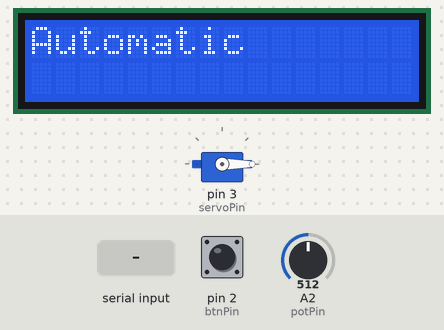
This sketch was run on a simulated Arduino Uno, built with avr-gcc and run on an emulated ATmega328P. Parts: servo, 16×2 character LCD. Inputs (shaded band) come from the test bench; at power-on: pin 2 (btnPin) HIGH, A2 (potPin) = 512. What the sketch prints to the serial monitor is not drawn.

Above: at 1.3 s.
1.4 s: pin 2 (btnPin) pulled LOW for 0.15 s
At 2.4 s:
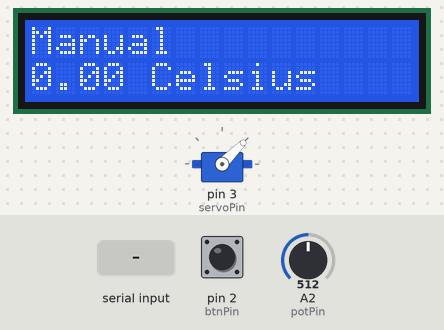
3.0 s: "temp:150\n" received over Serial
At 4.2 s:
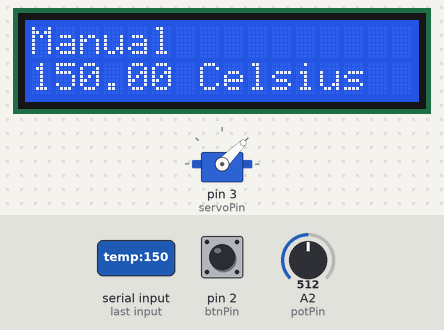
6.0 s: A2 (potPin) set to 716
At 7.2 s:
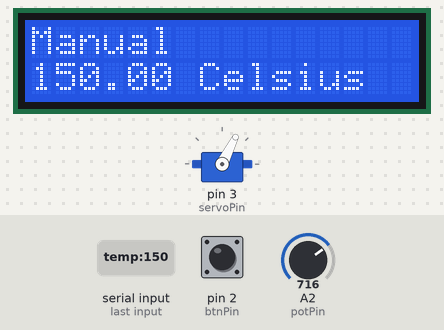
7.5 s: A2 (potPin) set to 1023
At 8.5 s:
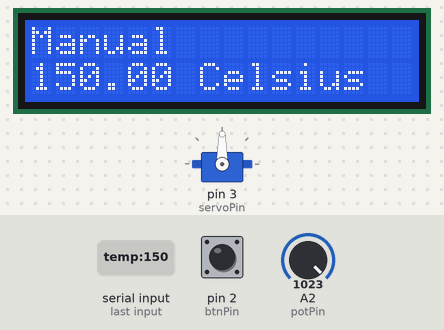
9.0 s: A2 (potPin) set to 306
At 9.6 s:
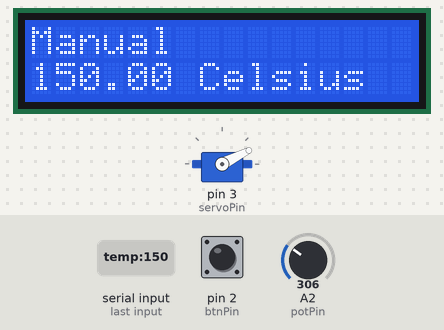
10.5 s: pin 2 (btnPin) pulled LOW for 1 s
At 10.54 s:
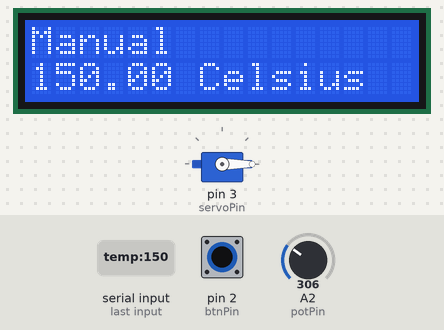
Timing chart, 0 to 13.5 s (numbered marks = the images above; inputs shaded):
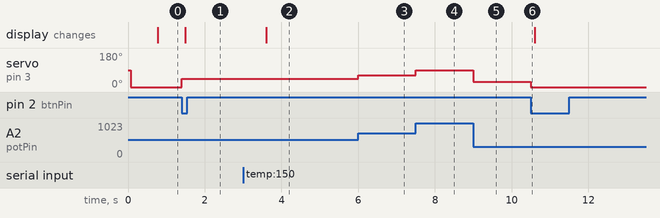

The sketch:

progettoIOT3.ino
```cpp
#include <Servo.h>
#include <Wire.h>
#include <LiquidCrystal_I2C.h>

LiquidCrystal_I2C lcd(0x27, 16, 2);  // 0x27 is a common address for many I2C LCDs
Servo myServo;

const int servoPin = 3;
const int btnPin = 2;
const int potPin = A2;
const double maxAngle = 90.0;
int prevBtn = 0;
int currentBtn = 0;
int mode = -1;
int prevMode = -1;

int reqWindow = 0;
double temp = 0.0;

const int BUFFER_SIZE = 50; // Define max buffer size
char serialData[BUFFER_SIZE]; // Buffer to store incoming data
int index = 0;

const long delayTime = 700;
long timeStamp = 0;

//if you use the serial monitor to send the numerical value, be sure to select no line ending,since the terminator
//is considered a char and Serial available will be on for 2 times, and the second time an integer is read, it will return 0
//since no number has been found, hence the servo will go back to 0
void setup() {
  Serial.begin(9600);
  pinMode(btnPin,INPUT_PULLUP);
  pinMode(potPin,INPUT);
  pinMode(servoPin,OUTPUT);
  myServo.attach(servoPin);
  lcd.init();    // Set the LCD dimensions (16 columns, 2 rows)
  resetScreen();
  timeStamp=millis();
}

void loop() {
  currentBtn = digitalRead(btnPin);

  if(prevBtn == 1 && currentBtn == 0){
    mode = mode * -1;
  }

  if (prevMode != mode) {
    Serial.print("mode:");
    Serial.println(mode);
  }

  if (Serial.available()) {
    // Read incoming serial data
    Serial.readBytesUntil('\n', serialData, BUFFER_SIZE - 1);
    serialData[strlen(serialData)] = '\0';  // Null-terminate

    // Use strtok() to split "variable:value"
    char *varName = strtok(serialData, ":");
    char *valueStr = strtok(NULL, ":");

    if (varName != NULL && valueStr != NULL) {
        if (strcmp(varName, "temp") == 0) {
            temp = atof(valueStr);
            //Serial.println("temp received: ");
            //Serial.println(temp);
        } else if (strcmp(varName, "win") == 0) {
            reqWindow = atoi(valueStr);
            //Serial.println("window received: ");
            //Serial.println(reqWindow);
        } else {
            Serial.println("Unknown variable");
            Serial.println(serialData);
        }
    } else {
        Serial.println("Invalid format!");
    }
  }

  if(mode == 1){
    myServo.write((maxAngle/1020.0)*analogRead(potPin));

    if(millis() - timeStamp > delayTime ) {
      timeStamp = millis();
      resetScreen();
      lcd.setCursor(0, 0);
      lcd.print("Manual");
      lcd.setCursor(0, 1);
      lcd.print(temp);
      lcd.print(" Celsius");
    }
  } else {
    int angle = (int)((maxAngle/100.0)*(reqWindow));
    myServo.write(LimitNum(maxAngle,0,angle));

    if(millis() - timeStamp > delayTime ) {
      timeStamp = millis();
      resetScreen();
      lcd.setCursor(0, 0);
      lcd.print("Automatic");
    }
  }

  prevBtn = currentBtn;
  prevMode = mode;
}

int LimitNum(int uplimit,int lowlimit, int value){
  if(value >= uplimit){
    return uplimit;
  }
  if(value <= lowlimit){
    return lowlimit;
  }
  return value;
}

//reset dello schermo
void resetScreen() {
    lcd.backlight();
    lcd.clear();
}
```

Measured:
- after the input at 1.4 s, servo on pin 3 (servoPin): 0° → 45° at once; the display: changes after 0.09 s (image 1)
- after the input at 3.0 s, the display: changes after 0.60 s (image 2)
- after the input at 6.0 s, servo on pin 3 (servoPin): 45° → 63° at once
- after the input at 7.5 s, servo on pin 3 (servoPin): 63° → 90° at once
- after the input at 9.0 s, servo on pin 3 (servoPin): 90° → 27° at once
- after the input at 10.5 s, servo on pin 3 (servoPin): 27° → 0° at once
